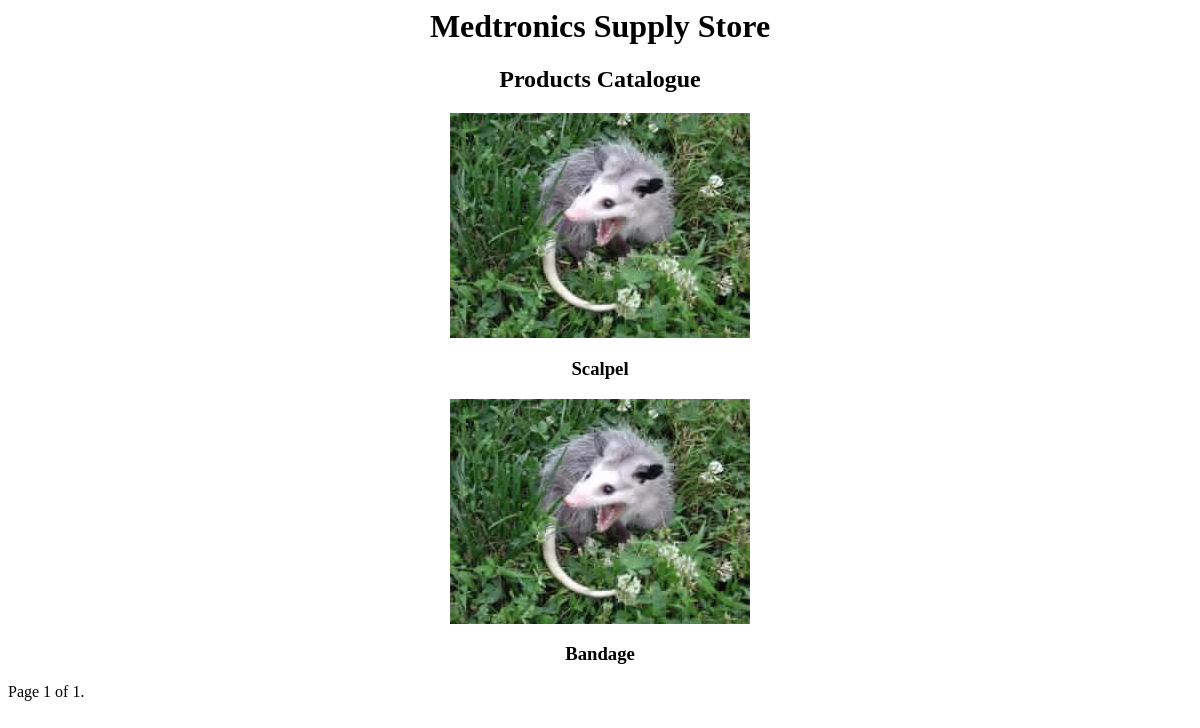
/products/?page=2, run on an earlier commit of the app's database.
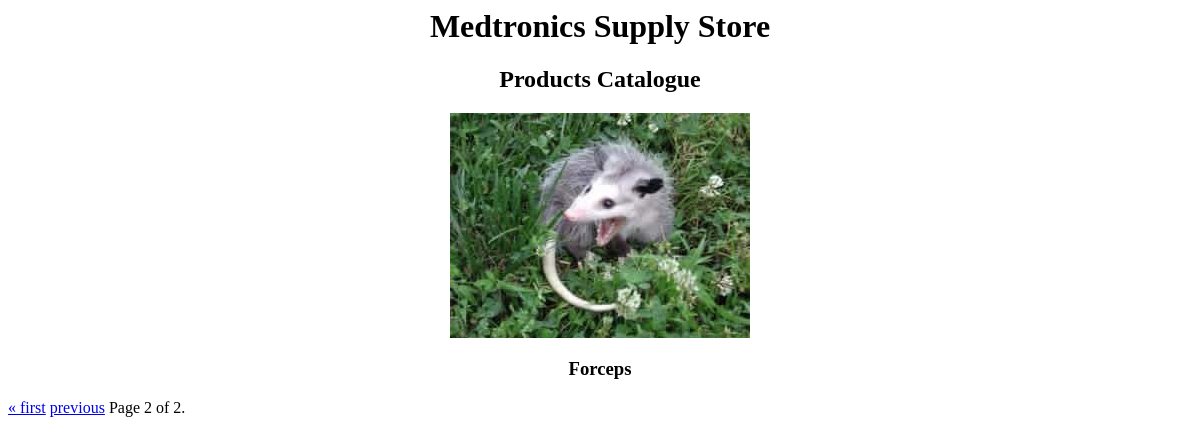
And on a later commit of the database.
### products/models.py (models this page shows, shortened)
class Product(models.Model):
	name = models.CharField(max_length = 360, default = "New Product")
	description = models.TextField()
	price = models.DecimalField(max_digits=100, decimal_places=2)
	image = models.ImageField(default="default.jpeg")
	product_id = models.IntegerField(default=0000)
	category = models.TextField(default = "")
	size = models.CharField(max_length = 120, default = "Medium")
	handle = models.CharField(max_length = 360, default = "None")
	product_type = models.CharField(max_length = 120, default = "Regular")

### products/views.py (the view)
# urls.py: path('products/', prod.catalogView, name='catalogue'),
def catalogView(request):
	catalog = Product.objects.all()
	paginator = Paginator(catalog, 4) # Show 4 products per page.
	page_number = request.GET.get('page')
	page_obj = paginator.get_page(page_number)
	return render(request, 'catalog.html', {'page_obj': page_obj, 'catalog': catalog})

### templates/catalog.html (shortened to what this page needs)
<center>
    <h1>Medtronics Supply Store</h1>
    <h2>Products Catalogue<h2>
    {% for product in page_obj %}
        <a href="/products/{{ product.id }}/"><img src="{{ product.image }}"></a><br>
        <h3>{{ product.name }}</h3>
    {% endfor %}
</center>
<div class="pagination">
    <span class="step-links">
        {% if page_obj.has_previous %}
            <a href="?page=1">&laquo; first</a>
            <a href="?page={{ page_obj.previous_page_number }}">previous</a>
        {% endif %}
        <span class="current">
            Page {{ page_obj.number }} of {{ page_obj.paginator.num_pages }}.
        </span>
    </span>
</div>

What changed in the data, as far as the page shows it:
no longer on this page (row unchanged): Product: image (placeholder picture), name "Scalpel"
no longer on this page (row unchanged): Product: image (placeholder picture), name "Bandage"
added Product: image (placeholder picture), name "Forceps"
Also different on the page:
{{ page_obj.number }}: "1" → "2"
{{ page_obj.paginator.num_pages }}: "1" → "2"
text now shown: "« first previous"
